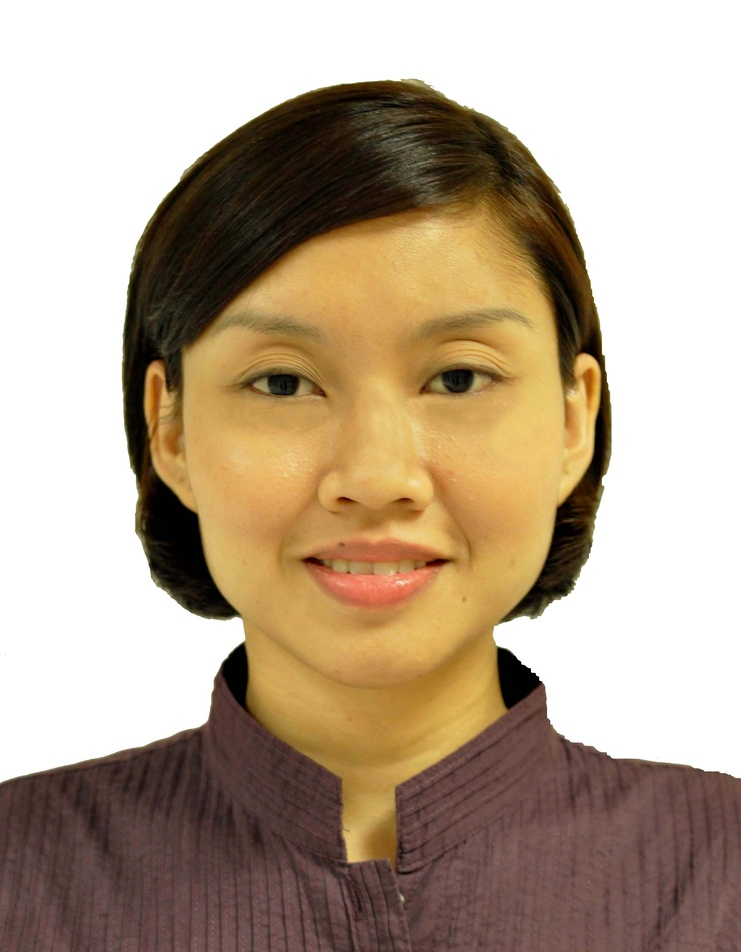
//> input picture Me.jpg, 741 x 952 px, shrunk from 2067 x 2656 before the run
$ ./combined-color   (built with g++ and OpenCV 4)
//> lines starting //> are read from the running program, lines starting //| are printed output that depends on the picture
#include "opencv2/opencv.hpp"

using namespace cv;

int main(int argv, char ** argc)
{
    Mat original = imread("Me.jpg", CV_LOAD_IMAGE_COLOR);
//> original is the input picture: 952 rows x 741 cols, CV_8UC3; mean B, G, R 142.1, 163.5, 182.2
    Mat splitChannels[3];
    Mat output;

    // Split the image into BGR
    split(original, splitChannels);
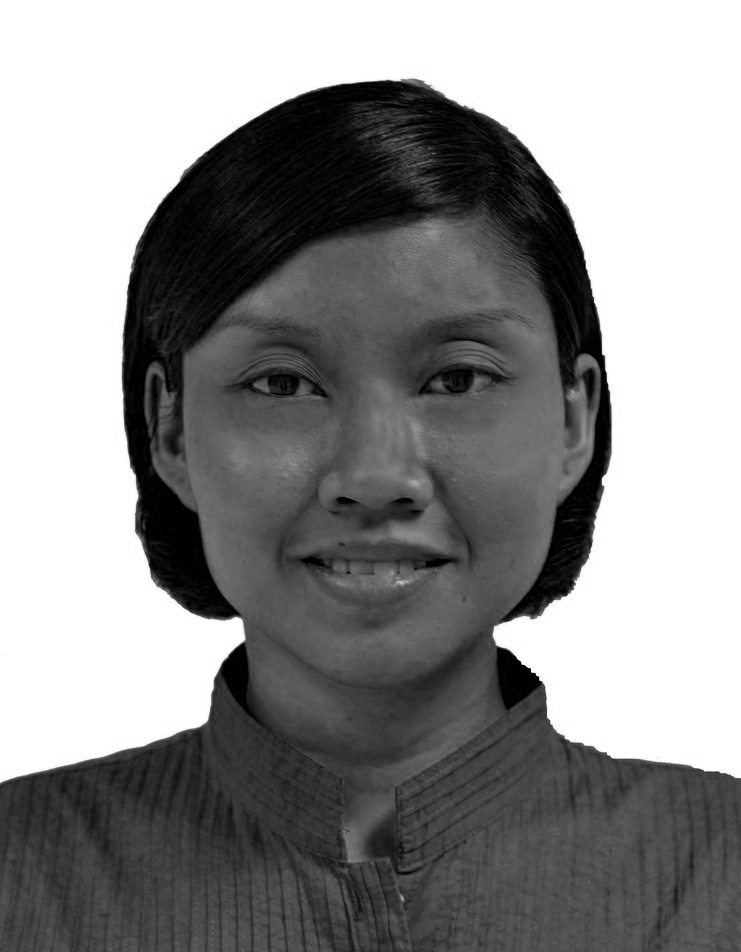
//> splitChannels[0]: 952 rows x 741 cols, CV_8UC1; min 0, max 255, mean 142.1
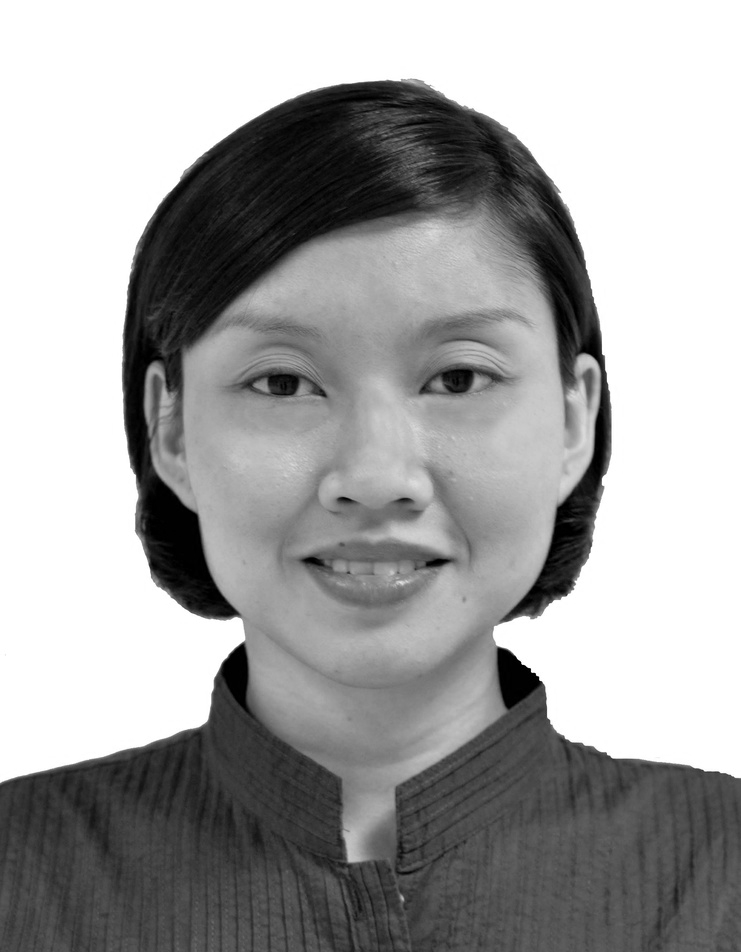
//> splitChannels[1]: 952 rows x 741 cols, CV_8UC1; min 0, max 255, mean 163.5
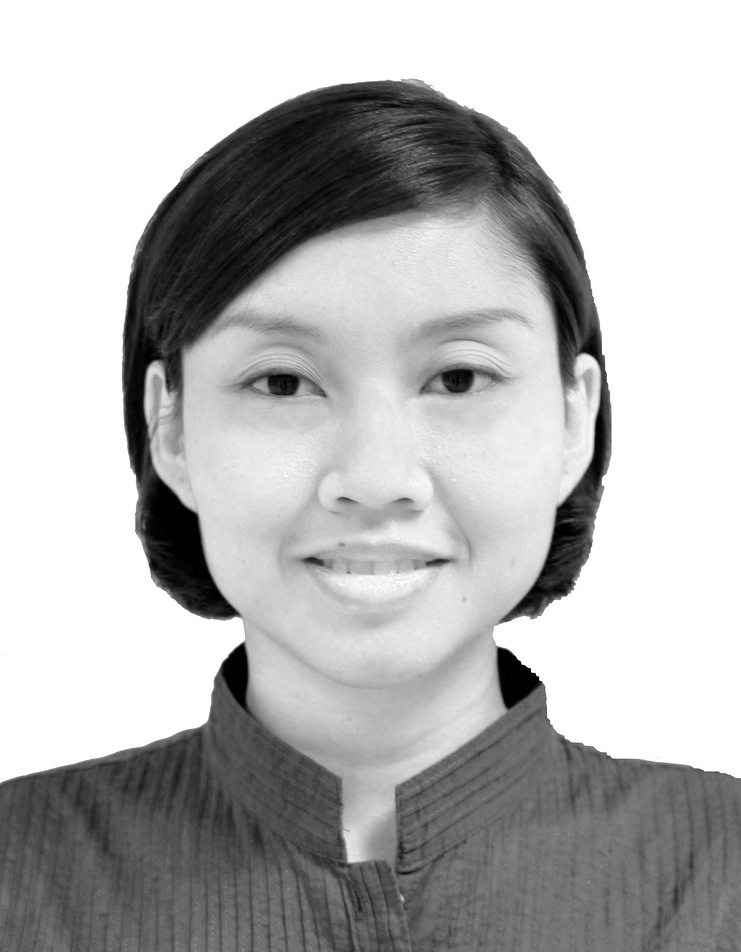
//> splitChannels[2]: 952 rows x 741 cols, CV_8UC1; min 0, max 255, mean 182.2

    imshow("B", splitChannels[0]);
    imshow("G", splitChannels[1]);
    imshow("R", splitChannels[2]);

    // Edit one column
    splitChannels[2] = Mat::zeros(splitChannels[2].size(), CV_8UC1);
//> splitChannels[2]: 952 rows x 741 cols, CV_8UC1; every value is 0

    // Merge it  together
    merge(splitChannels, 3, output);
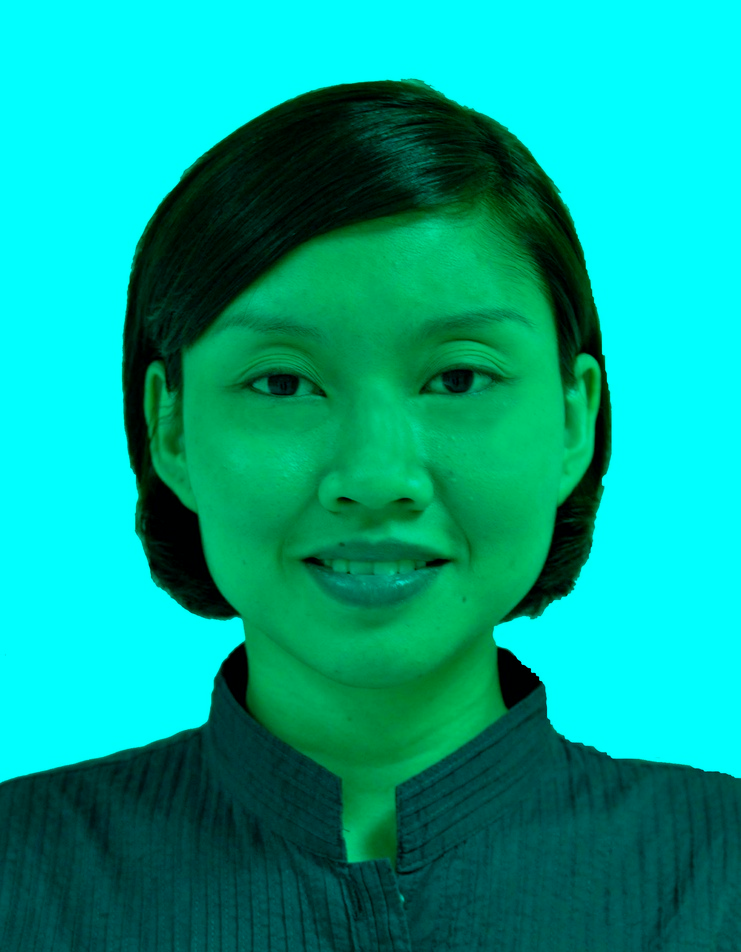
//> output: 952 rows x 741 cols, CV_8UC3; mean B, G, R 142.1, 163.5, 0

    imshow("Merged", output);
    waitKey();
}
